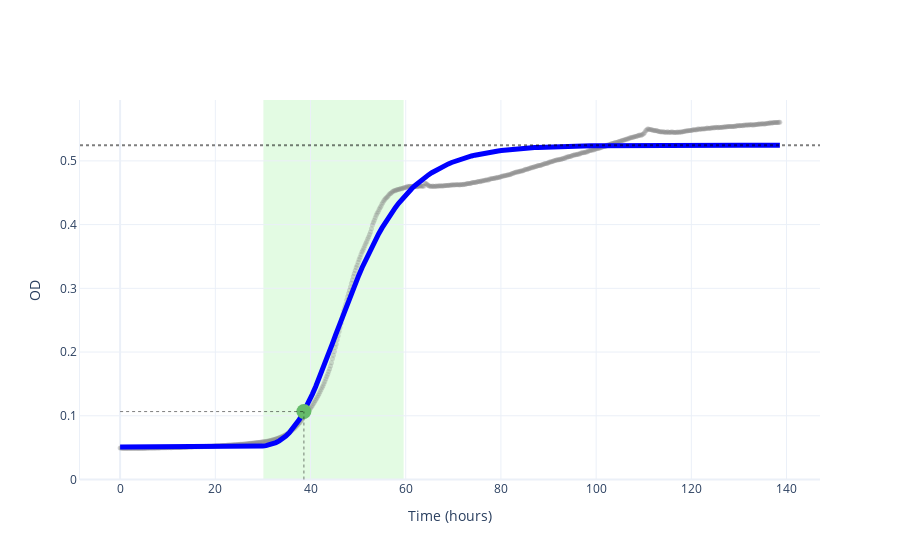

Source (notebook cell):
### Markdown cell above
## Annotate plot with Gompertz fit

Same annotation workflow using a parametric Gompertz fit. `time_umax` adds a
vertical line and `od_umax` adds a horizontal line at the OD value at maximum
growth rate.

### Code cell
# Fit a parametric model and extract statistics
gompertz_fit = gc.parametric.fit_parametric(time, data, model="gompertz")
gompertz_stats = gc.utils.extract_stats_from_fit(gompertz_fit, time, data)

# Example: Plot in log scale
# Scale is automatically detected - no need to specify in annotate_plot
scale = "linear"
fig_log = gc.plot.create_base_plot(time, data, scale=scale)
fig_log = gc.plot.annotate_plot(
    fig_log,
    scale=scale,
    phase_boundaries=(
        gompertz_stats["exp_phase_start"],
        gompertz_stats["exp_phase_end"],
    ),
    time_umax=gompertz_stats["time_at_umax"],
    od_umax=gompertz_stats["od_at_umax"],
    od_max=gompertz_stats["max_od"],
    umax_point=(gompertz_stats["time_at_umax"], gompertz_stats["od_at_umax"]),
    fitted_model=gompertz_fit,
)

fig_log.show()

### Figure 1 — Plotly figure (JSON) as saved in the notebook; plotly's stock layout.template omitted (floating-point values rounded to 4 significant figures; data arrays with more than 128 entries replaced by an {"elided": "..."} marker saying what was removed)
{"data": [{"marker": {"color": "gray", "opacity": 0.3, "size": 5}, "mode": "markers", "name": "Data", "showlegend": false, "type": "scatter", "x": {"elided": "694 float values"}, "y": {"elided": "694 float values"}}, {"line": {"color": "blue", "width": 5}, "mode": "lines", "name": "Gompertz fit", "showlegend": false, "type": "scatter", "x": {"elided": "200 float values"}, "y": {"elided": "200 float values"}}, {"marker": {"color": "#66BB6A", "size": 15, "symbol": "circle"}, "mode": "markers", "showlegend": false, "type": "scatter", "x": [38.61], "y": [0.1066]}], "layout": {"hovermode": "closest", "shapes": [{"fillcolor": "lightgreen", "layer": "below", "line": {"width": 0}, "opacity": 0.25, "type": "rect", "x0": 30.1, "x1": 59.56, "xref": "x", "y0": 0, "y1": 1, "yref": "y domain"}, {"line": {"color": "black", "dash": "dot", "width": 1}, "opacity": 0.5, "type": "line", "x0": 38.61, "x1": 38.61, "y0": 0, "y1": 0.1066}, {"line": {"color": "black", "dash": "dot", "width": 1}, "opacity": 0.5, "type": "line", "x0": 0, "x1": 38.61, "y0": 0.1066, "y1": 0.1066}, {"line": {"color": "black", "dash": "dot", "width": 2}, "opacity": 0.5, "type": "line", "x0": 0, "x1": 1, "xref": "x domain", "y0": 0.5245, "y1": 0.5245, "yref": "y"}], "showlegend": false, "xaxis": {"range": [0, null], "title": {"text": "Time (hours)"}}, "yaxis": {"range": [0, null], "showline": true, "title": {"text": "OD"}, "visible": true}}}
